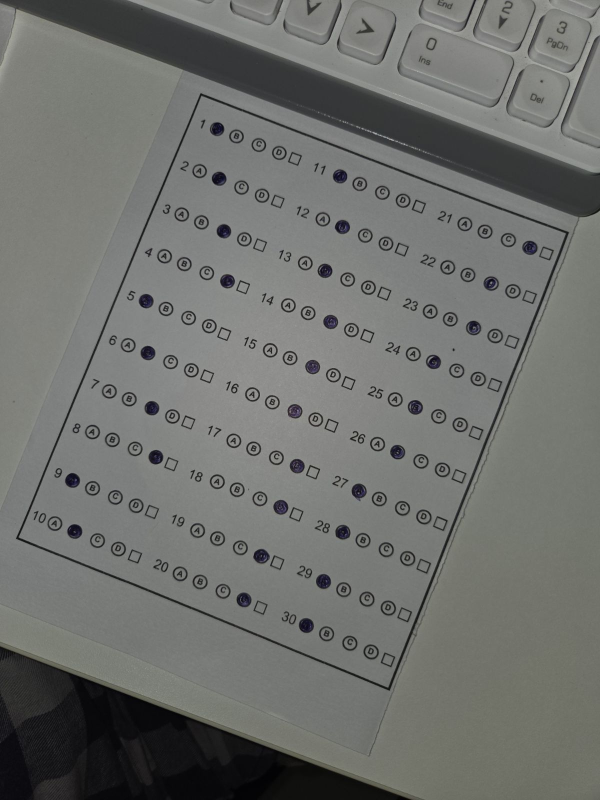
#> input picture Samples/OMR.jpeg, 1200 x 1600 px (shown at 1/2 size); its folder holds only this picture in this run
$ python -i OMR.py   (imports and definitions only)
#> lines starting #> are read from the running program, lines starting #| are printed output that depends on the picture; after the words box and inside, x2 and y2 are one past the last pixel; in counts of white or black regions, pixels touching at a corner belong together
#> further down, picture is the input picture: shape (1600, 1200, 3); mean B, G, R 108.9, 112.1, 110.6
# Final Code with Dynamic Thresholding without Average Distances and added colors for bubbles
from fastapi import FastAPI, UploadFile, File
from fastapi.responses import FileResponse, JSONResponse
from fastapi.middleware.cors import CORSMiddleware
import cv2
import numpy as np
import imutils
import string
import os
import tempfile
from typing import Dict
from collections import OrderedDict
import threading, time
import json

# [9 lines not run here, left out]

TEMP_JSON_DIR = os.path.join(tempfile.gettempdir(), "omr-json")
# [1 line not run here, left out]

# === Config ===
MIN_AREA = 250
FILL_THRESHOLD = 0.8


# ------------------ Utility Functions ------------------
def order_points(pts):
    rect = np.zeros((4, 2), dtype="float32")
    s = pts.sum(axis=1)
    rect[0] = pts[np.argmin(s)]
    rect[2] = pts[np.argmax(s)]
    diff = np.diff(pts, axis=1)
    rect[1] = pts[np.argmin(diff)]
    rect[3] = pts[np.argmax(diff)]
    return rect


def four_point_transform(image, pts):
    rect = order_points(pts)
    (tl, tr, br, bl) = rect
    widthA = np.linalg.norm(br - bl)
    widthB = np.linalg.norm(tr - tl)
    maxWidth = int(max(widthA, widthB))
    heightA = np.linalg.norm(tr - br)
    heightB = np.linalg.norm(tl - bl)
    maxHeight = int(max(heightA, heightB))

    dst = np.array([
        [-15, -15],
        [maxWidth + 10, -10],
        [maxWidth + 10, maxHeight + 10],
        [-10, maxHeight + 10]
    ], dtype="float32")

    M = cv2.getPerspectiveTransform(rect, dst)
    warped = cv2.warpPerspective(image, M, (maxWidth, maxHeight))
    return warped


def crop_sheet(image: np.ndarray) -> np.ndarray:
    gray = cv2.cvtColor(image, cv2.COLOR_BGR2GRAY)
    blur = cv2.GaussianBlur(gray, (5, 5), 0)
    edged = cv2.Canny(blur, 75, 200)
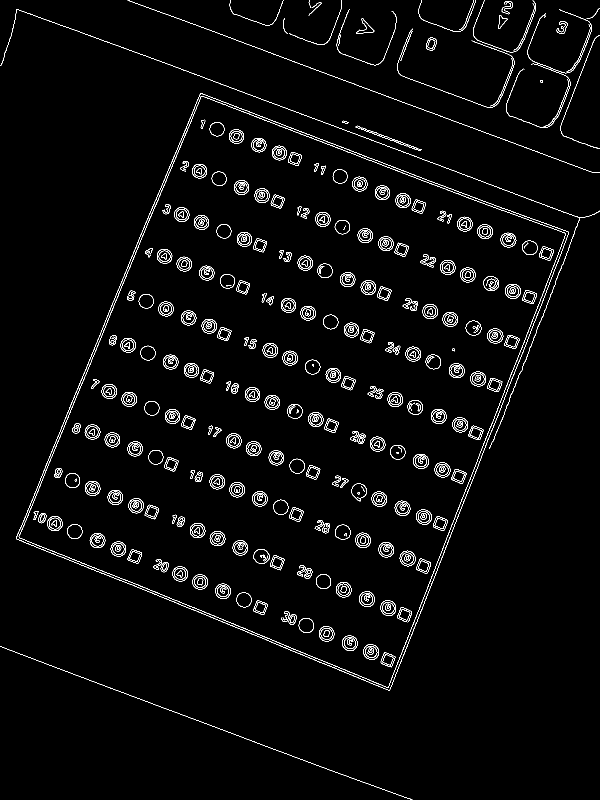
#> edged: shape (1600, 1200) (shown at 1/2 size); 2.6% white in thin lines or dots

    cnts, _ = cv2.findContours(edged.copy(), cv2.RETR_LIST, cv2.CHAIN_APPROX_SIMPLE)
#> cnts = 984 contours, 126 with area under 20; largest, box (x1, y1, x2, y2) and area: (32, 186, 1138, 1382) 776526, (32, 186, 1138, 1381) 776167, (37, 192, 1132, 1376) 760958, (37, 192, 1132, 1375) 760613, (799, 1101, 831, 1133) 739
    cnts = sorted(cnts, key=cv2.contourArea, reverse=True)[:5]
#> cnts = 5 contours; box (x1, y1, x2, y2) and area: (32, 186, 1138, 1382) 776526, (32, 186, 1138, 1381) 776167, (37, 192, 1132, 1376) 760958, (37, 192, 1132, 1375) 760613, (799, 1101, 831, 1133) 739

    for c in cnts:
        peri = cv2.arcLength(c, True)
        approx = cv2.approxPolyDP(c, 0.02 * peri, True)
        if len(approx) == 4:
            return four_point_transform(image, approx.reshape(4, 2))
#> this loop made 1 pass
#> (peri, approx, widthA in four_point_transform, widthB in four_point_transform, maxWidth in four_point_transform, heightA in four_point_transform) on pass 1: (3833.2, [[402, 186], [32, 1077], [779, 1381], [1137, 464]], 806.5, 785.8, 806, 984.4)
#> pass 1, in four_point_transform, `warped = cv2.warpPerspective(image, M, (maxWidth, maxHeight))`:
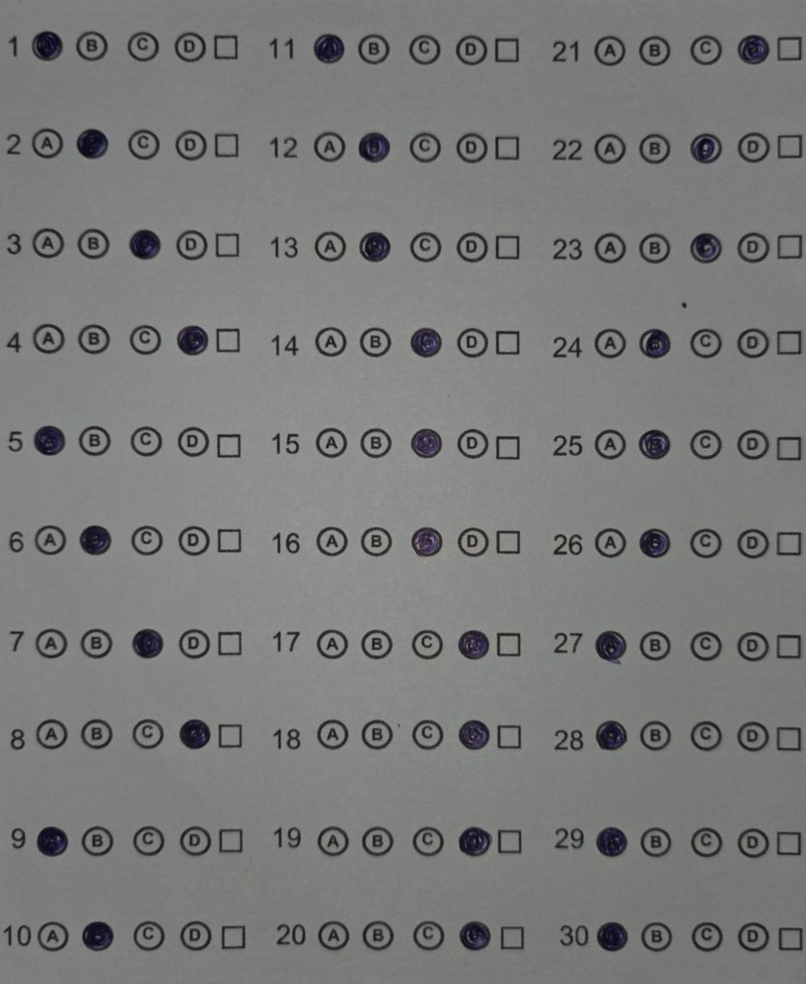
#> warped: shape (984, 806, 3); mean B, G, R 121.1, 122.5, 121
    return image


# ------------------ Bubble Detection ------------------
# [135 lines left out: functions separate_circles_and_squares, compute_dynamic_thresholds, group_squares_into_columns, analyze_sheet, not called in this run]


# ------------------ FastAPI Endpoints ------------------
# [28 lines not run here, left out]


# [8 lines left out: function cleanup_old_json_files, not called in this run]


# [3 lines that did not run here, left out]

>>> import cv2
>>> picture = cv2.imread('Samples/OMR.jpeg')
>>> result = crop_sheet(picture)
